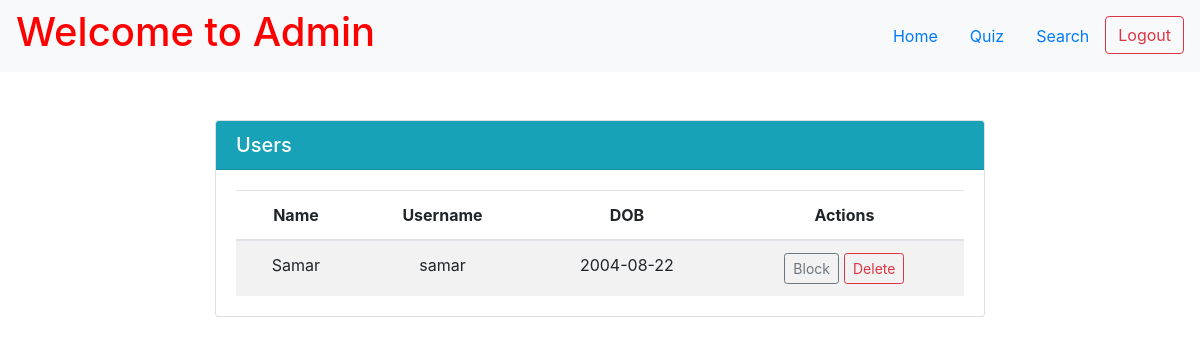
The app's page /admin/users (signed in) with its own data.
### app.py (models this page shows)
class User(db.Model):
    id = db.Column(db.Integer, primary_key=True)
    name = db.Column(db.String(255), nullable=False)
    username = db.Column(db.String(255), nullable=False, unique=True)
    password = db.Column(db.String(255), nullable=False)
    dob = db.Column(db.Date)
    deleted = db.Column(db.Boolean, default=0)
    blocked = db.Column(db.Boolean, default=0)
    score = db.relationship("Score", backref="user")

### app.py (the view, shortened to what this page needs)
@app.route("/admin/users")
@app.route("/admin/user/<action>/<int:id>", methods=["POST"])
def admin_users(action=None, id=None):
    if 'username' in session:
        admin = Admin.query.filter_by(username=session["username"]).first()
        if not admin:
            flash("Invalid Credentials!", "error")
            return redirect(url_for("index"))
    else:
        return redirect(url_for("index"))
    users = User.query.filter(User.deleted == 0).all()
    return render_template("admin_users.html", users=users)

### app.py (called while the page is built)
@app.after_request
def add_header(response):
    response.headers['Cache-Control'] = 'no-store, no-cache, must-revalidate, post-check=0, pre-check=0, max-age=0'
    response.headers['Pragma'] = 'no-cache'
    response.headers['Expires'] = '-1'
    return response

### templates/admin_users.html (shortened to what this page needs)
{% extends 'base.html' %}
{% block content %}
<div class="page-wrapper">
    <nav class="navbar navbar-expand-lg navbar-light bg-light">
        <a href="/admin/dashboard" style="text-decoration: none; color: red;">
            <h1>Welcome to Admin</h1>
        </a>
        <ul class="nav ml-auto">
            <li class="nav-item">
                <a class="nav-link" href="/admin/dashboard">Home</a>
            </li>
            <li class="nav-item">
                <a class="nav-link" href="/admin/quiz">Quiz</a>
            </li>
            <li class="nav-item">
                <a class="nav-link" href="">Search</a>
            </li>
            <li>
                <form action="/logout" class="d-inline">
                    <button type="submit" class="btn btn-outline-danger">Logout</button>
                </form>
            </li>
        </ul>
    </nav>
    <div class="d-flex justify-content-center mt-5">
        <div class="col-md-8">
            <div class="card">
                <div class="card-header bg-info text-white d-flex align-items-center justify-content-between">
                    <h5 class="card-title m-0">Users</h5>
                </div>
                <div class="card-body">
                    <table class="table table-striped mb-0 text-center">
                        <thead>
                            <tr>
                                <th class="text-center">Name</th>
                                <th class="text-center">Username</th>
                                <th class="text-center">DOB</th>
                                <th class="text-center">Actions</th>
                            </tr>
                        </thead>
                        <tbody>
                            {% for user in users %}
                            <tr>
                                <td class="text-center">{{ user.name }}</td>
                                <td class="text-center">{{ user.username }}</td>
                                <td class="text-center">{{ user.dob }}</td>
                                <td class="text-center">
                                    <div class="d-flex justify-content-center">
                                        {% if user.blocked == 0 %}
                                        <form action="/admin/user/block/{{ user.id }}" method="post" class="mb-0 me-2">
                                            <button class="btn btn-outline-secondary btn-sm action_button" type="submit">Block</button>
                                        </form>
                                        {% else %}
                                        <form action="/admin/user/unblock/{{ user.id }}" method="post" class="mb-0 me-2">
                                            <button class="btn btn-outline-secondary btn-sm action_button" type="submit">Unblock</button>
                                        </form>
                                        {% endif %}
                                        <form action="/admin/user/delete/{{ user.id }}" method="post" onsubmit="return confirm('Are you sure you want to delete this user?');" class="mb-0">
                                            <button class="btn btn-outline-danger btn-sm" type="submit">Delete</button>
                                        </form>
                                    </div>
                                </td>
                            </tr>
                            {% endfor %}
                        </tbody>
                    </table>
                </div>
            </div>
        </div>
    </div>
</div>
{% endblock %}

### templates/admin_users.html (style rules this page uses)
.action_button { margin-right: 5px; }

### records on screen
User: name "Samar", username "samar", dob "2004-08-22"
